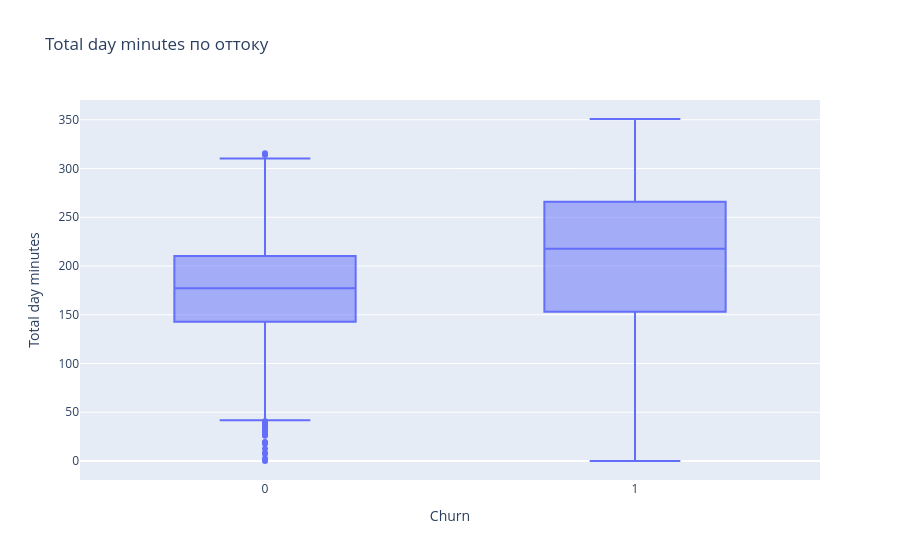

This figure's notebook cell:
### Code cell
fig = px.box(df, x="Churn", y="Total day minutes", title="Total day minutes по оттоку")
fig.show()

### Figure 1 — Plotly figure (JSON) as saved in the notebook; plotly's stock layout.template omitted (floating-point values rounded to 4 significant figures; data arrays with more than 128 entries replaced by an {"elided": "..."} marker saying what was removed)
{"data": [{"alignmentgroup": "True", "hovertemplate": "Churn=%{x}<br>Total day minutes=%{y}<extra></extra>", "legendgroup": "", "marker": {"color": "#636efa"}, "name": "", "notched": false, "offsetgroup": "", "orientation": "v", "showlegend": false, "type": "box", "x": {"elided": "3333 int values"}, "x0": " ", "xaxis": "x", "y": {"elided": "3333 float values"}, "y0": " ", "yaxis": "y"}], "layout": {"boxmode": "group", "legend": {"tracegroupgap": 0}, "title": {"text": "Total day minutes по оттоку"}, "xaxis": {"anchor": "y", "domain": [0.0, 1.0], "title": {"text": "Churn"}}, "yaxis": {"anchor": "x", "domain": [0.0, 1.0], "title": {"text": "Total day minutes"}}}}
